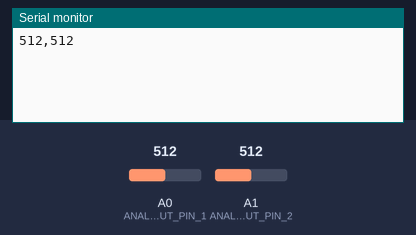
The sketch below on a simulated Arduino Uno, built with avr-gcc and run on an emulated ATmega328P. On the bench: the last lines printed to the serial monitor. The inputs (shaded band) are chosen by the test bench; at power-on: A0 (ANALOG_INPUT_PIN_1) = 512, A1 (ANALOG_INPUT_PIN_2) = 512.

Above: at 1.2 s.
1.3 s: A0 (ANALOG_INPUT_PIN_1) set to 716
At 2.5 s:
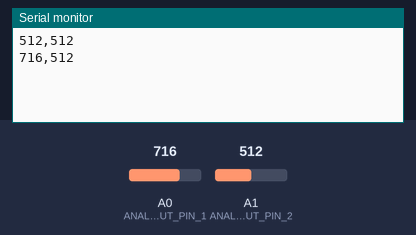
2.8 s: A1 (ANALOG_INPUT_PIN_2) set to 716
At 3.6 s:
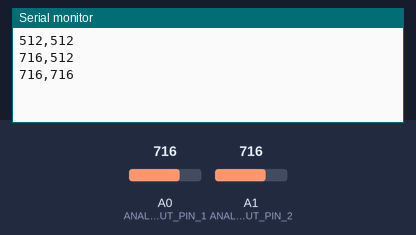
4.3 s: A0 (ANALOG_INPUT_PIN_1) set to 900
At 5.0 s:
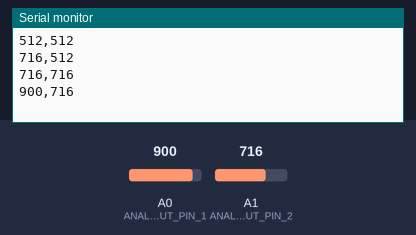
5.8 s: A1 (ANALOG_INPUT_PIN_2) set to 900
At 7.3 s:
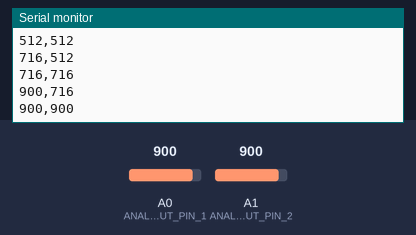
Timing chart, 0 to 8.3 s (numbered marks = the images above; inputs shaded):
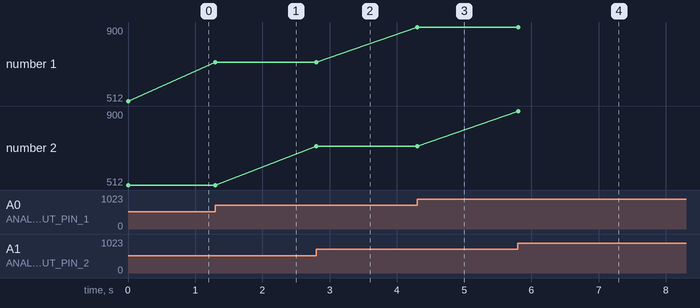

The sketch:

Etch_a_sketch.ino
```cpp
/* Potentiometers #1 & #2 */
const int DELAY_MS = 5;
const int ANALOG_INPUT_PIN_1 = A0;
const int ANALOG_INPUT_PIN_2 = A1;
const int MAX_ANALOG_INPUT = 1023;
int _lastAnalogVal_1 = -1;
int _lastAnalogVal_2 = -1;

void setup() {
  Serial.begin(115200);
}

void loop() {

  // Get the new analog value
  int analogVal_1 = analogRead(ANALOG_INPUT_PIN_1);
  int analogVal_2 = analogRead(ANALOG_INPUT_PIN_2);

  // If one of the analog values has changed, send a new one over serial (but filter out some noise)
  if(_lastAnalogVal_1 + 1 < analogVal_1 || _lastAnalogVal_1 - 1 > analogVal_1 || _lastAnalogVal_2 + 1 < analogVal_2 || _lastAnalogVal_2 - 1 > analogVal_2) {

    Serial.print(analogVal_1);
    Serial.print(",");
    Serial.print(analogVal_2);
    Serial.println();

    _lastAnalogVal_1 = analogVal_1;
    _lastAnalogVal_2 = analogVal_2;
  }

  delay(DELAY_MS);
}
```

Measured:
- after the input at 1.3 s, the serial monitor: prints a new line at once (image 1)
- after the input at 2.8 s, the serial monitor: prints a new line at once (image 2)
- after the input at 4.3 s, the serial monitor: prints a new line at once (image 3)
- after the input at 5.8 s, the serial monitor: prints a new line at once (image 4)
- plotted number 1: 512 → 716 after the input at 1.3 s, 716 → 900 after the input at 4.3 s
